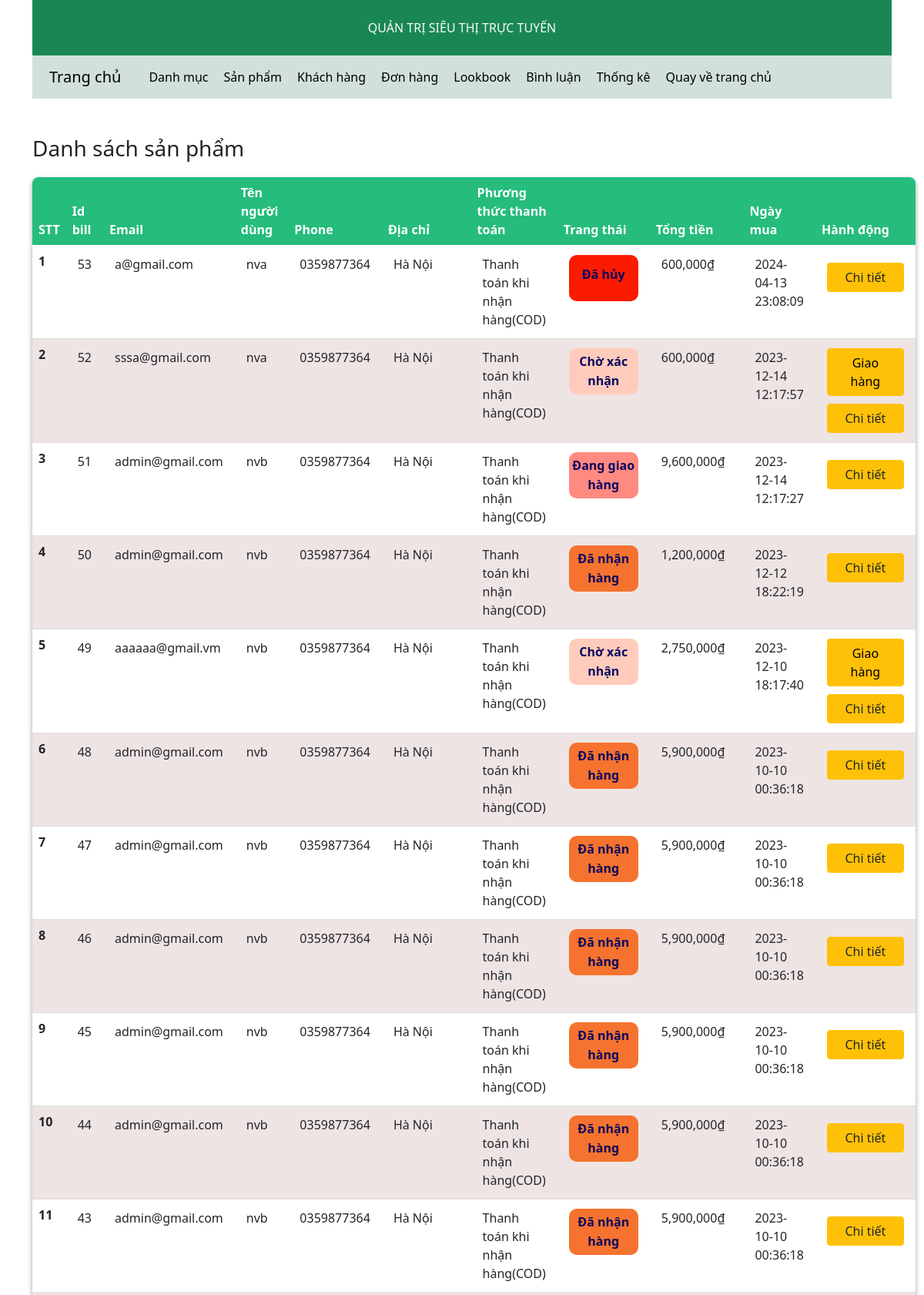
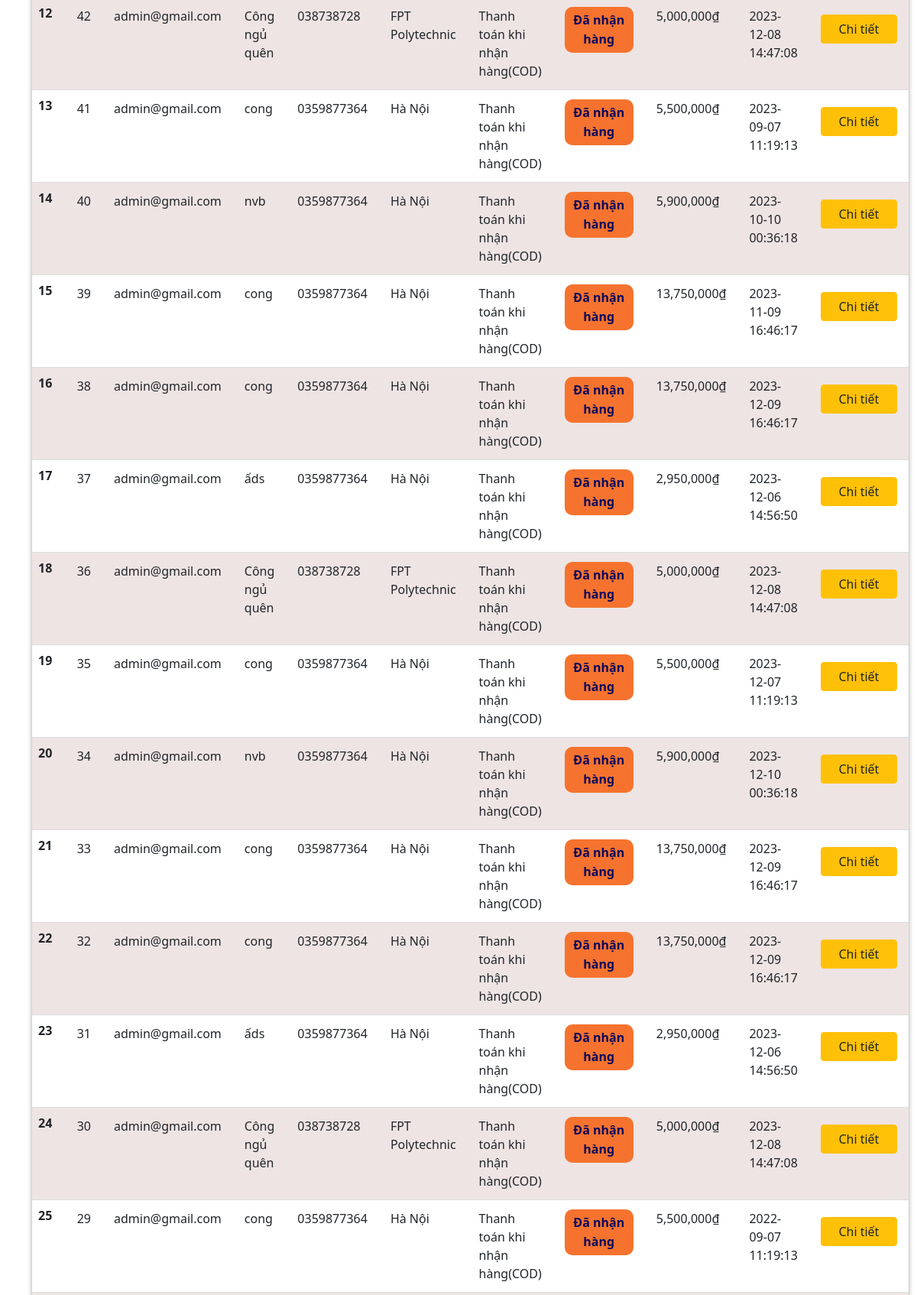
/admin/index.php?act=listbill (upper part), run on the app's committed database (2 pictures, top to bottom).
### tables this page shows
CREATE TABLE `bills` (
  `id` int(11) NOT NULL,
  `email` varchar(50) NOT NULL,
  `name_user` varchar(255) NOT NULL,
  `phone` varchar(11) NOT NULL,
  `address` varchar(255) NOT NULL,
  `id_payment` varchar(50) NOT NULL DEFAULT 'Thanh toán khi nhận hàng(COD)',
  `id_status` int(11) NOT NULL DEFAULT 0,
  `total_bill` int(11) NOT NULL,
  `date_order` datetime NOT NULL DEFAULT current_timestamp()
);

### model/pdo.php (called while the page is built, shortened)
<?php
function pdo_get_connection()
{
    $servername = "localhost";
    $username = "root";
    $password = "";
    try {
        $conn = new PDO("mysql:host=$servername;dbname=duan1", $username, $password);
        $conn->setAttribute(PDO::ATTR_ERRMODE, PDO::ERRMODE_EXCEPTION);
        return $conn;
    } catch (PDOException $e) {
        echo "Connection failed: " . $e->getMessage();
    }
}
function pdo_query($sql)
{
    $sql_args = array_slice(func_get_args(), 1);
    try {
        $conn = pdo_get_connection();
        $stmt = $conn->prepare($sql);
        $stmt->execute($sql_args);
        $rows = $stmt->fetchAll();
        return $rows;
    } catch (PDOException $e) {
        throw $e;
    } finally {
        unset($conn);
    }
}

### model/cart.php (called while the page is built, shortened)
<?php
function list_bill(){
  $sql=
  "SELECT id, email, name_user, phone, address, id_payment , id_status, total_bill, date_order   FROM bills
order by id desc
";
$result = pdo_query($sql);
    return $result;
}
?>

### admin/bills/list-bill.php (the view, shortened to what this page needs)
<div class="col-md-12">
    <h3>Danh sách sản phẩm</h3>
    <table class="table" id="table_sta" style="border: 1px black;">
        <thead style="border: 1px;">
            <tr>
                <th scope="col">STT</th>
                <th scope="col">Id bill</th>
                <th scope="col">Email</th>
                <th scope="col">Tên người dùng</th>
                <th scope="col">Phone</th>
                <th scope="col">Địa chỉ</th>
                <th scope="col">Phương thức thanh toán</th>
                <th scope="col">Trang thái</th>
                <th scope="col">Tổng tiền</th>
                <th scope="col">Ngày mua</th>
                <th scope="col" >Hành động</th>
            </tr>
        </thead>
        <tbody >
            <?php foreach($list_bills as $key => $value): ?>
            <tr >
                <th  scope="row">
                    <?php echo $key + 1; ?>
                </th>
                <td >
                    <?php echo $value['id']; ?>
                </td>
                <td >
                    <?php echo $value['email'] ; ?>
                </td>
                <td >
                    <?php echo $value['name_user']; ?>
                </td>
                <td >
                    <?php echo $value['phone']; ?>
                </td>
                <td >
                    <?php echo $value['address']; ?>
                </td>
                <td >
                    <?php echo $value['id_payment'] ; ?>
                </td>
                <td >
                    <?php if($value['id_status']==0): ?>
                        <div style="color:#0c075f;font-weight:600;background-color:#ffccbc;padding:5px 0;width:90px;text-align:center;border-radius:10px;align-items:center;line-height:25px">Chờ xác nhận</div>
                        <?php elseif($value['id_status']==-1): ?>
                            <div style="color:#0c075f;font-weight:600;background-color:#FA1B01;padding:5px 0;width:90px;height:60px;text-align:center;border-radius:10px;align-items:center;line-height:40px">Đã hủy</div>
                            <?php elseif($value['id_status']==1):?>
                                <div style="color:#0c075f;font-weight:600;background-color:#ff8a80;padding:5px 0;width:90px;text-align:center;border-radius:10px;align-items:center;line-height:25px">Đang giao hàng</div>
                                <?php elseif($value['id_status']==2):?>
                                    <div style="color:#0c075f;font-weight:600;background-color:#f5732e;padding:5px 0;width:90px;text-align:center;border-radius:10px;align-items:center;line-height:25px">Đã nhận hàng</div>
                                    <?php endif ?>
                </td>
                <td >
                    <?php echo number_format($value['total_bill']); ?>₫
                </td>
                <td >
                    <?php echo $value['date_order']; ?>
                </td>
                <td  >
                    <span>
                    <?php if($value['id_status']==0):?> <a href="?act=updatebill&id=<?php echo $value['id']; ?>" class="btn btn-warning" style="width:100px">Giao hàng</a><?php endif ?>
                        <a href="?act=billdetail&id=<?php echo $value['id']; ?>" style="background-color: #ffc107;
                            border-color: #ffc107;width:100px;margin-top:10px" class="btn">Chi tiết</a>
                    </span>
                </td>
            </tr>
            <?php endforeach; ?>
        </tbody>
    </table>
</div>

### css/admin.css (style rules this page uses)
#table_sta { width: 100%; border-collapse: collapse; margin: 20px 0; box-shadow: rgba(0, 0, 0, 0.16) 0px 3px 6px, rgba(0, 0, 0, 0.23) 0px 3px 6px; border-radius: 8px; overflow: hidden; }
#table_sta thead tr { background-color: #25bc7c; height: 50px; color: #ffffff; }
#table_sta td { padding: 12px 15px; }
#table_sta tr { border-bottom: 1px solid #dddddd; }
#table_sta tr:nth-of-type(even) { background-color: #eee4e4; }

### data on the page
bills: id "53", email "a@gmail.com", name_user "nva", phone "0359877364", address "Hà Nội", id_payment "Thanh toán khi nhận hàng(COD)", id_status "Đã hủy", total_bill "600,000", date_order "2024-04-13 23:08:09"
bills: id "52", email "sssa@gmail.com", name_user "nva", phone "0359877364", address "Hà Nội", id_payment "Thanh toán khi nhận hàng(COD)", id_status "Chờ xác nhận", total_bill "600,000", date_order "2023-12-14 12:17:57"
bills: id "51", email "admin@gmail.com", name_user "nvb", phone "0359877364", address "Hà Nội", id_payment "Thanh toán khi nhận hàng(COD)", id_status "Đang giao hàng", total_bill "9,600,000", date_order "2023-12-14 12:17:27"
bills: id "50", email "admin@gmail.com", name_user "nvb", phone "0359877364", address "Hà Nội", id_payment "Thanh toán khi nhận hàng(COD)", id_status "Đã nhận hàng", total_bill "1,200,000", date_order "2023-12-12 18:22:19"
bills: id "49", email "aaaaaa@gmail.vm", name_user "nvb", phone "0359877364", address "Hà Nội", id_payment "Thanh toán khi nhận hàng(COD)", id_status "Chờ xác nhận", total_bill "2,750,000", date_order "2023-12-10 18:17:40"
bills: id "48", email "admin@gmail.com", name_user "nvb", phone "0359877364", address "Hà Nội", id_payment "Thanh toán khi nhận hàng(COD)", id_status "Đã nhận hàng", total_bill "5,900,000", date_order "2023-10-10 00:36:18"
bills: id "47", email "admin@gmail.com", name_user "nvb", phone "0359877364", address "Hà Nội", id_payment "Thanh toán khi nhận hàng(COD)", id_status "Đã nhận hàng", total_bill "5,900,000", date_order "2023-10-10 00:36:18"
bills: id "46", email "admin@gmail.com", name_user "nvb", phone "0359877364", address "Hà Nội", id_payment "Thanh toán khi nhận hàng(COD)", id_status "Đã nhận hàng", total_bill "5,900,000", date_order "2023-10-10 00:36:18"
bills: id "45", email "admin@gmail.com", name_user "nvb", phone "0359877364", address "Hà Nội", id_payment "Thanh toán khi nhận hàng(COD)", id_status "Đã nhận hàng", total_bill "5,900,000", date_order "2023-10-10 00:36:18"
bills: id "44", email "admin@gmail.com", name_user "nvb", phone "0359877364", address "Hà Nội", id_payment "Thanh toán khi nhận hàng(COD)", id_status "Đã nhận hàng", total_bill "5,900,000", date_order "2023-10-10 00:36:18"
bills: id "43", email "admin@gmail.com", name_user "nvb", phone "0359877364", address "Hà Nội", id_payment "Thanh toán khi nhận hàng(COD)", id_status "Đã nhận hàng", total_bill "5,900,000", date_order "2023-10-10 00:36:18"
bills: id "42", email "admin@gmail.com", name_user "Công ngủ quên", phone "038738728", address "FPT Polytechnic", id_payment "Thanh toán khi nhận hàng(COD)", id_status "Đã nhận hàng", total_bill "5,000,000", date_order "2023-12-08 14:47:08"
bills: id "41", email "admin@gmail.com", name_user "cong", phone "0359877364", address "Hà Nội", id_payment "Thanh toán khi nhận hàng(COD)", id_status "Đã nhận hàng", total_bill "5,500,000", date_order "2023-09-07 11:19:13"
bills: id "40", email "admin@gmail.com", name_user "nvb", phone "0359877364", address "Hà Nội", id_payment "Thanh toán khi nhận hàng(COD)", id_status "Đã nhận hàng", total_bill "5,900,000", date_order "2023-10-10 00:36:18"
bills: id "39", email "admin@gmail.com", name_user "cong", phone "0359877364", address "Hà Nội", id_payment "Thanh toán khi nhận hàng(COD)", id_status "Đã nhận hàng", total_bill "13,750,000", date_order "2023-11-09 16:46:17"
bills: id "38", email "admin@gmail.com", name_user "cong", phone "0359877364", address "Hà Nội", id_payment "Thanh toán khi nhận hàng(COD)", id_status "Đã nhận hàng", total_bill "13,750,000", date_order "2023-12-09 16:46:17"
bills: id "37", email "admin@gmail.com", name_user "ấds", phone "0359877364", address "Hà Nội", id_payment "Thanh toán khi nhận hàng(COD)", id_status "Đã nhận hàng", total_bill "2,950,000", date_order "2023-12-06 14:56:50"
bills: id "36", email "admin@gmail.com", name_user "Công ngủ quên", phone "038738728", address "FPT Polytechnic", id_payment "Thanh toán khi nhận hàng(COD)", id_status "Đã nhận hàng", total_bill "5,000,000", date_order "2023-12-08 14:47:08"
bills: id "35", email "admin@gmail.com", name_user "cong", phone "0359877364", address "Hà Nội", id_payment "Thanh toán khi nhận hàng(COD)", id_status "Đã nhận hàng", total_bill "5,500,000", date_order "2023-12-07 11:19:13"
bills: id "34", email "admin@gmail.com", name_user "nvb", phone "0359877364", address "Hà Nội", id_payment "Thanh toán khi nhận hàng(COD)", id_status "Đã nhận hàng", total_bill "5,900,000", date_order "2023-12-10 00:36:18"
bills: id "33", email "admin@gmail.com", name_user "cong", phone "0359877364", address "Hà Nội", id_payment "Thanh toán khi nhận hàng(COD)", id_status "Đã nhận hàng", total_bill "13,750,000", date_order "2023-12-09 16:46:17"
bills: id "32", email "admin@gmail.com", name_user "cong", phone "0359877364", address "Hà Nội", id_payment "Thanh toán khi nhận hàng(COD)", id_status "Đã nhận hàng", total_bill "13,750,000", date_order "2023-12-09 16:46:17"
bills: id "31", email "admin@gmail.com", name_user "ấds", phone "0359877364", address "Hà Nội", id_payment "Thanh toán khi nhận hàng(COD)", id_status "Đã nhận hàng", total_bill "2,950,000", date_order "2023-12-06 14:56:50"
bills: id "30", email "admin@gmail.com", name_user "Công ngủ quên", phone "038738728", address "FPT Polytechnic", id_payment "Thanh toán khi nhận hàng(COD)", id_status "Đã nhận hàng", total_bill "5,000,000", date_order "2023-12-08 14:47:08"
bills: id "29", email "admin@gmail.com", name_user "cong", phone "0359877364", address "Hà Nội", id_payment "Thanh toán khi nhận hàng(COD)", id_status "Đã nhận hàng", total_bill "5,500,000", date_order "2022-09-07 11:19:13"
